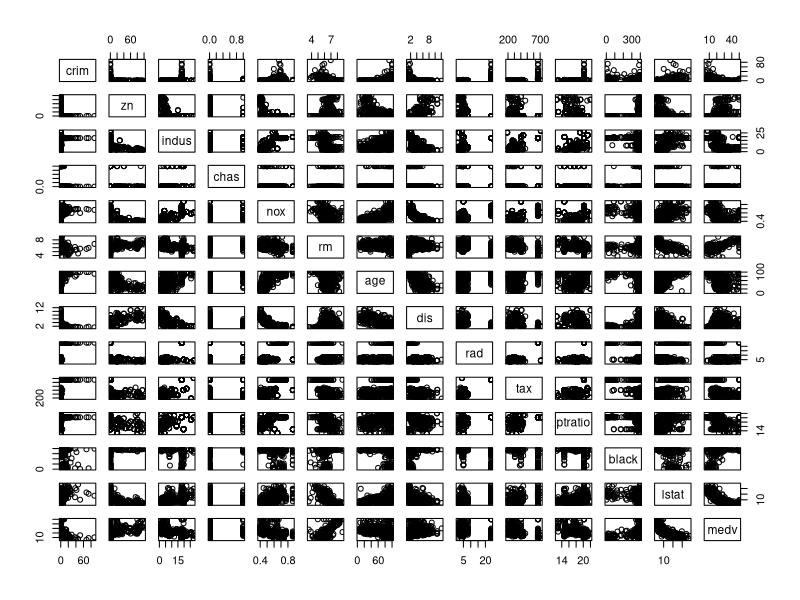
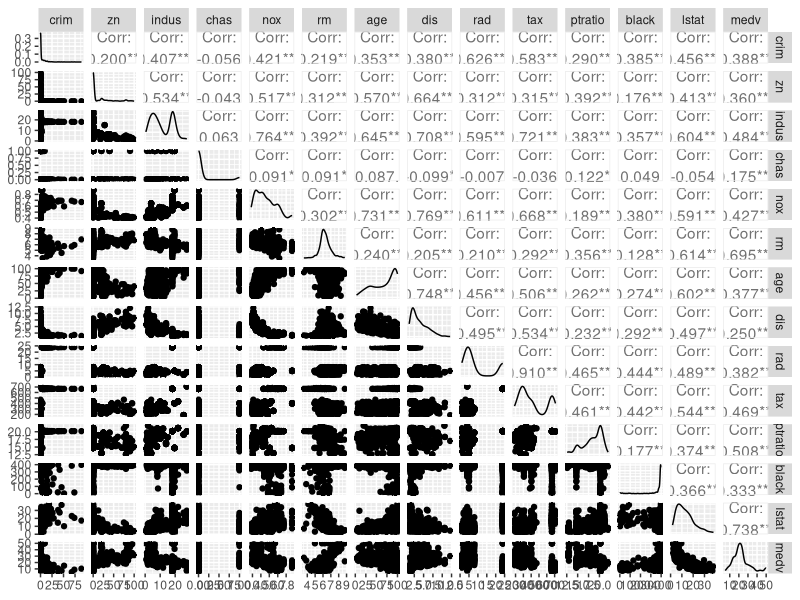
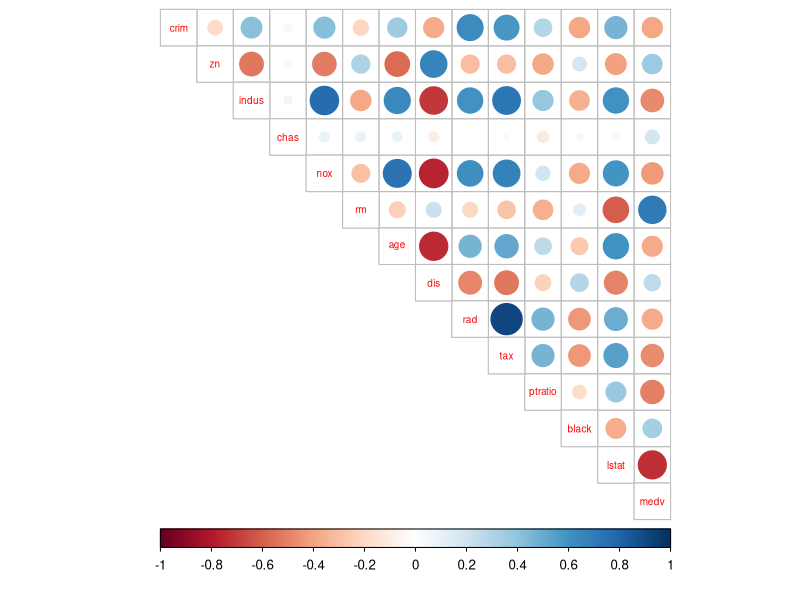
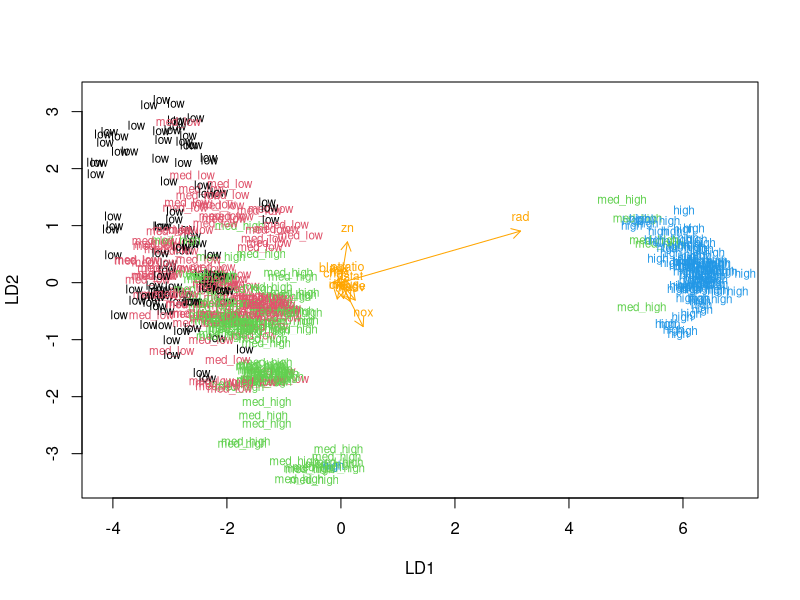
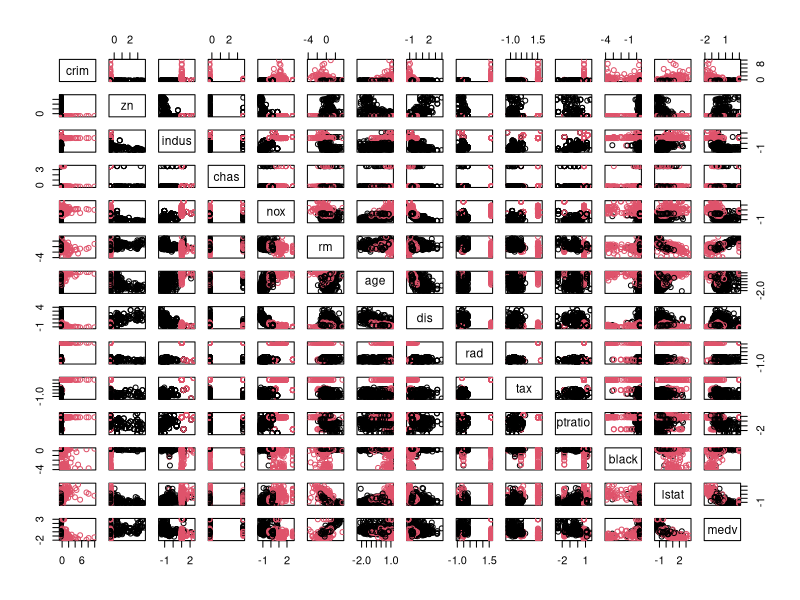

The R source for these figures, in order:
## ---- chunk 1
knitr::opts_chunk$set(echo = TRUE)

## ---- chunk 2
library(MASS)
data("Boston")
str(Boston)

## ---- chunk 3
library(GGally)
library(ggplot2)
library(tidyr) 
library(dplyr)
summary(Boston)
pairs(Boston)
p <- ggpairs(Boston, mapping = aes(), lower = list(combo = wrap("facethist", bins = 20)))
p
## ---- chunk 4
library(corrplot)

cor_matrix<-cor(Boston) %>% round(digits = 2)
cor_matrix
corrplot(cor_matrix, method="circle", type="upper", cl.pos="b", tl.pos="d", tl.cex = 0.6)

## ---- chunk 5
boston_scaled <- scale(Boston)
summary(boston_scaled)
class(boston_scaled)
boston_scaled <- as.data.frame(boston_scaled)

summary(boston_scaled$crim)
bins <- quantile(boston_scaled$crim)
crime <- cut(boston_scaled$crim, breaks = bins, include.lowest = TRUE, labels = c("low", "med_low", "med_high", "high"))
table(crime)
boston_scaled <- dplyr::select(boston_scaled, -crim)
boston_scaled <- data.frame(boston_scaled, crime)

n <- nrow(boston_scaled)
ind <- sample(n,  size = n * 0.8)
train <- boston_scaled[ind,]
test <- boston_scaled[-ind,]
correct_classes <- test$crime
test <- dplyr::select(test, -crime)
## ---- chunk 6
lda.fit <- lda(crime ~ ., data = train)
lda.fit
lda.arrows <- function(x, myscale = 1, arrow_heads = 0.1, color = "orange", tex = 0.75, choices = c(1,2)){
  heads <- coef(x)
  arrows(x0 = 0, y0 = 0, 
         x1 = myscale * heads[,choices[1]], 
         y1 = myscale * heads[,choices[2]], col=color, length = arrow_heads)
  text(myscale * heads[,choices], labels = row.names(heads), 
       cex = tex, col=color, pos=3)
}

classes <- as.numeric(train$crime)

plot(lda.fit, dimen = 2, col = classes, pch = classes)
lda.arrows(lda.fit, myscale = 1)
## ---- chunk 7
lda.pred <- predict(lda.fit, newdata = test)
table(correct = correct_classes, predicted = lda.pred$class)
## ---- chunk 8
data("Boston")
boston_scaled2 <- scale(Boston)
summary(boston_scaled2)
class(boston_scaled2)
boston_scaled2 <- as.data.frame(boston_scaled2)
## ---- chunk 9
dist_eu <- dist(boston_scaled2)
summary(dist_eu)
dist_man <- dist(boston_scaled2, method = 'manhattan')
summary(dist_man)

km <-kmeans(boston_scaled2, centers = 4)
km
km <-kmeans(boston_scaled2, centers = 3)
km
km2 <-kmeans(boston_scaled2, centers = 2)
km2
## ---- chunk 10
pairs(boston_scaled2[], col = km2$cluster)
